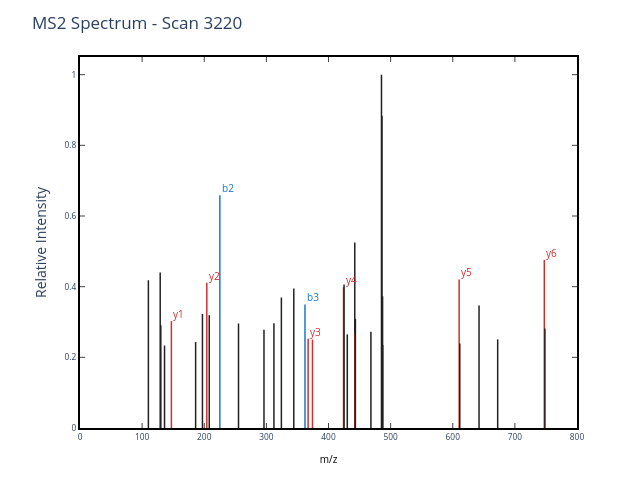

The notebook cell saved with this chart:
### Markdown cell above
Now we'll plot a real spectrum and use the theoretical ions above to to annotate it. We'll start with scan 3220, the spectrum of the unmodified SHHWGYGK peptide.

### Code cell
plot_MS2(get_MS2_object(demo_mzml_path, 3220, peptide = 'SHHWGYGK'))

### Figure 1 — Plotly figure (JSON) as saved in the notebook; plotly's stock layout.template omitted (floating-point values rounded to 4 significant figures)
{"data": [{"line": {"color": "rgba (33, 33, 33, 1)", "dash": "solid", "width": 1.5}, "mode": "lines", "name": "_child1", "type": "scatter", "x": [110.1, 110.1], "xaxis": "x", "y": [0, 0.4182], "yaxis": "y"}, {"line": {"color": "rgba (33, 33, 33, 1)", "dash": "solid", "width": 1.5}, "mode": "lines", "name": "_child3", "type": "scatter", "x": [129.1, 129.1], "xaxis": "x", "y": [0, 0.4398], "yaxis": "y"}, {"line": {"color": "rgba (33, 33, 33, 1)", "dash": "solid", "width": 1.5}, "mode": "lines", "name": "_child5", "type": "scatter", "x": [130.1, 130.1], "xaxis": "x", "y": [0, 0.2906], "yaxis": "y"}, {"line": {"color": "rgba (33, 33, 33, 1)", "dash": "solid", "width": 1.5}, "mode": "lines", "name": "_child7", "type": "scatter", "x": [136.1, 136.1], "xaxis": "x", "y": [0, 0.2333], "yaxis": "y"}, {"line": {"color": "rgba (211, 47, 47, 1)", "dash": "solid", "width": 1.5}, "mode": "lines", "name": "_child9", "type": "scatter", "x": [147.1, 147.1], "xaxis": "x", "y": [0, 0.3027], "yaxis": "y"}, {"line": {"color": "rgba (33, 33, 33, 1)", "dash": "solid", "width": 1.5}, "mode": "lines", "name": "_child11", "type": "scatter", "x": [186.1, 186.1], "xaxis": "x", "y": [0, 0.2433], "yaxis": "y"}, {"line": {"color": "rgba (33, 33, 33, 1)", "dash": "solid", "width": 1.5}, "mode": "lines", "name": "_child13", "type": "scatter", "x": [197.1, 197.1], "xaxis": "x", "y": [0, 0.3229], "yaxis": "y"}, {"line": {"color": "rgba (211, 47, 47, 1)", "dash": "solid", "width": 1.5}, "mode": "lines", "name": "_child15", "type": "scatter", "x": [204.1, 204.1], "xaxis": "x", "y": [0, 0.4113], "yaxis": "y"}, {"line": {"color": "rgba (33, 33, 33, 1)", "dash": "solid", "width": 1.5}, "mode": "lines", "name": "_child17", "type": "scatter", "x": [208.1, 208.1], "xaxis": "x", "y": [0, 0.3191], "yaxis": "y"}, {"line": {"color": "rgba (25, 118, 210, 1)", "dash": "solid", "width": 1.5}, "mode": "lines", "name": "_child19", "type": "scatter", "x": [225.1, 225.1], "xaxis": "x", "y": [0, 0.6586], "yaxis": "y"}, {"line": {"color": "rgba (33, 33, 33, 1)", "dash": "solid", "width": 1.5}, "mode": "lines", "name": "_child21", "type": "scatter", "x": [255.1, 255.1], "xaxis": "x", "y": [0, 0.2957], "yaxis": "y"}, {"line": {"color": "rgba (33, 33, 33, 1)", "dash": "solid", "width": 1.5}, "mode": "lines", "name": "_child23", "type": "scatter", "x": [296.2, 296.2], "xaxis": "x", "y": [0, 0.2778], "yaxis": "y"}, {"line": {"color": "rgba (33, 33, 33, 1)", "dash": "solid", "width": 1.5}, "mode": "lines", "name": "_child25", "type": "scatter", "x": [312.2, 312.2], "xaxis": "x", "y": [0, 0.2962], "yaxis": "y"}, {"line": {"color": "rgba (33, 33, 33, 1)", "dash": "solid", "width": 1.5}, "mode": "lines", "name": "_child27", "type": "scatter", "x": [324.1, 324.1], "xaxis": "x", "y": [0, 0.3693], "yaxis": "y"}, {"line": {"color": "rgba (33, 33, 33, 1)", "dash": "solid", "width": 1.5}, "mode": "lines", "name": "_child29", "type": "scatter", "x": [344.1, 344.1], "xaxis": "x", "y": [0, 0.395], "yaxis": "y"}, {"line": {"color": "rgba (25, 118, 210, 1)", "dash": "solid", "width": 1.5}, "mode": "lines", "name": "_child31", "type": "scatter", "x": [362.2, 362.2], "xaxis": "x", "y": [0, 0.3496], "yaxis": "y"}, {"line": {"color": "rgba (211, 47, 47, 1)", "dash": "solid", "width": 1.5}, "mode": "lines", "name": "_child33", "type": "scatter", "x": [367.2, 367.2], "xaxis": "x", "y": [0, 0.2529], "yaxis": "y"}, {"line": {"color": "rgba (211, 47, 47, 1)", "dash": "solid", "width": 1.5}, "mode": "lines", "name": "_child35", "type": "scatter", "x": [374.2, 374.2], "xaxis": "x", "y": [0, 0.2504], "yaxis": "y"}, {"line": {"color": "rgba (211, 47, 47, 1)", "dash": "solid", "width": 1.5}, "mode": "lines", "name": "_child37", "type": "scatter", "x": [424.2, 424.2], "xaxis": "x", "y": [0, 0.3982], "yaxis": "y"}, {"line": {"color": "rgba (33, 33, 33, 1)", "dash": "solid", "width": 1.5}, "mode": "lines", "name": "_child39", "type": "scatter", "x": [425.0, 425.0], "xaxis": "x", "y": [0, 0.4062], "yaxis": "y"}, {"line": {"color": "rgba (33, 33, 33, 1)", "dash": "solid", "width": 1.5}, "mode": "lines", "name": "_child41", "type": "scatter", "x": [430.2, 430.2], "xaxis": "x", "y": [0, 0.265], "yaxis": "y"}, {"line": {"color": "rgba (33, 33, 33, 1)", "dash": "solid", "width": 1.5}, "mode": "lines", "name": "_child43", "type": "scatter", "x": [442.3, 442.3], "xaxis": "x", "y": [0, 0.5249], "yaxis": "y"}, {"line": {"color": "rgba (211, 47, 47, 1)", "dash": "solid", "width": 1.5}, "mode": "lines", "name": "_child45", "type": "scatter", "x": [442.7, 442.7], "xaxis": "x", "y": [0, 0.2683], "yaxis": "y"}, {"line": {"color": "rgba (33, 33, 33, 1)", "dash": "solid", "width": 1.5}, "mode": "lines", "name": "_child47", "type": "scatter", "x": [443.3, 443.3], "xaxis": "x", "y": [0, 0.3087], "yaxis": "y"}, {"line": {"color": "rgba (33, 33, 33, 1)", "dash": "solid", "width": 1.5}, "mode": "lines", "name": "_child49", "type": "scatter", "x": [468.3, 468.3], "xaxis": "x", "y": [0, 0.2727], "yaxis": "y"}, {"line": {"color": "rgba (33, 33, 33, 1)", "dash": "solid", "width": 1.5}, "mode": "lines", "name": "_child51", "type": "scatter", "x": [485.3, 485.3], "xaxis": "x", "y": [0, 1], "yaxis": "y"}, {"line": {"color": "rgba (33, 33, 33, 1)", "dash": "solid", "width": 1.5}, "mode": "lines", "name": "_child53", "type": "scatter", "x": [486.0, 486.0], "xaxis": "x", "y": [0, 0.8839], "yaxis": "y"}, {"line": {"color": "rgba (33, 33, 33, 1)", "dash": "solid", "width": 1.5}, "mode": "lines", "name": "_child55", "type": "scatter", "x": [487.1, 487.1], "xaxis": "x", "y": [0, 0.373], "yaxis": "y"}, {"line": {"color": "rgba (33, 33, 33, 1)", "dash": "solid", "width": 1.5}, "mode": "lines", "name": "_child57", "type": "scatter", "x": [487.3, 487.3], "xaxis": "x", "y": [0, 0.235], "yaxis": "y"}, {"line": {"color": "rgba (211, 47, 47, 1)", "dash": "solid", "width": 1.5}, "mode": "lines", "name": "_child59", "type": "scatter", "x": [610.3, 610.3], "xaxis": "x", "y": [0, 0.4201], "yaxis": "y"}, {"line": {"color": "rgba (33, 33, 33, 1)", "dash": "solid", "width": 1.5}, "mode": "lines", "name": "_child61", "type": "scatter", "x": [611.3, 611.3], "xaxis": "x", "y": [0, 0.2395], "yaxis": "y"}, {"line": {"color": "rgba (33, 33, 33, 1)", "dash": "solid", "width": 1.5}, "mode": "lines", "name": "_child63", "type": "scatter", "x": [642.3, 642.3], "xaxis": "x", "y": [0, 0.3464], "yaxis": "y"}, {"line": {"color": "rgba (33, 33, 33, 1)", "dash": "solid", "width": 1.5}, "mode": "lines", "name": "_child65", "type": "scatter", "x": [672.3, 672.3], "xaxis": "x", "y": [0, 0.2507], "yaxis": "y"}, {"line": {"color": "rgba (211, 47, 47, 1)", "dash": "solid", "width": 1.5}, "mode": "lines", "name": "_child67", "type": "scatter", "x": [747.4, 747.4], "xaxis": "x", "y": [0, 0.4757], "yaxis": "y"}, {"line": {"color": "rgba (33, 33, 33, 1)", "dash": "solid", "width": 1.5}, "mode": "lines", "name": "_child69", "type": "scatter", "x": [748.4, 748.4], "xaxis": "x", "y": [0, 0.2814], "yaxis": "y"}], "layout": {"annotations": [{"align": "left", "font": {"color": "#D32F2F", "size": 10}, "opacity": 1, "showarrow": false, "text": "y1", "x": 147.1, "xanchor": "left", "xref": "x", "y": 0.3227, "yanchor": "middle", "yref": "y"}, {"align": "left", "font": {"color": "#D32F2F", "size": 10}, "opacity": 1, "showarrow": false, "text": "y2", "x": 204.1, "xanchor": "left", "xref": "x", "y": 0.4313, "yanchor": "middle", "yref": "y"}, {"align": "left", "font": {"color": "#1976D2", "size": 10}, "opacity": 1, "showarrow": false, "text": "b2", "x": 225.1, "xanchor": "left", "xref": "x", "y": 0.6786, "yanchor": "middle", "yref": "y"}, {"align": "left", "font": {"color": "#1976D2", "size": 10}, "opacity": 1, "showarrow": false, "text": "b3", "x": 362.2, "xanchor": "left", "xref": "x", "y": 0.3696, "yanchor": "middle", "yref": "y"}, {"align": "left", "font": {"color": "#D32F2F", "size": 10}, "opacity": 1, "showarrow": false, "text": "y3", "x": 367.2, "xanchor": "left", "xref": "x", "y": 0.2729, "yanchor": "middle", "yref": "y"}, {"align": "left", "font": {"color": "#D32F2F", "size": 10}, "opacity": 1, "showarrow": false, "text": "y4", "x": 424.2, "xanchor": "left", "xref": "x", "y": 0.4182, "yanchor": "middle", "yref": "y"}, {"align": "left", "font": {"color": "#D32F2F", "size": 10}, "opacity": 1, "showarrow": false, "text": "y5", "x": 610.3, "xanchor": "left", "xref": "x", "y": 0.4401, "yanchor": "middle", "yref": "y"}, {"align": "left", "font": {"color": "#D32F2F", "size": 10}, "opacity": 1, "showarrow": false, "text": "y6", "x": 747.4, "xanchor": "left", "xref": "x", "y": 0.4957, "yanchor": "middle", "yref": "y"}], "autosize": false, "height": 480, "hovermode": "closest", "margin": {"b": 52, "l": 80, "pad": 0, "r": 63, "t": 57}, "plot_bgcolor": "white", "showlegend": false, "title": {"text": "MS2 Spectrum - Scan 3220"}, "width": 640, "xaxis": {"anchor": "y", "domain": [0, 1], "linecolor": "black", "linewidth": 2, "mirror": "ticks", "nticks": 9, "range": [0, 800], "showgrid": true, "showline": true, "side": "bottom", "tickfont": {"size": 8.33}, "ticks": "inside", "title": {"font": {"color": "#000000", "size": 10}, "text": "m/z"}, "type": "linear", "zeroline": false}, "yaxis": {"anchor": "x", "domain": [0, 1], "linecolor": "black", "linewidth": 2, "mirror": "ticks", "nticks": 6, "range": [0, 1.05], "showgrid": true, "showline": true, "side": "left", "tickfont": {"size": 8.33}, "ticks": "inside", "title": {"text": "Relative Intensity"}, "type": "linear", "zeroline": false}}}
